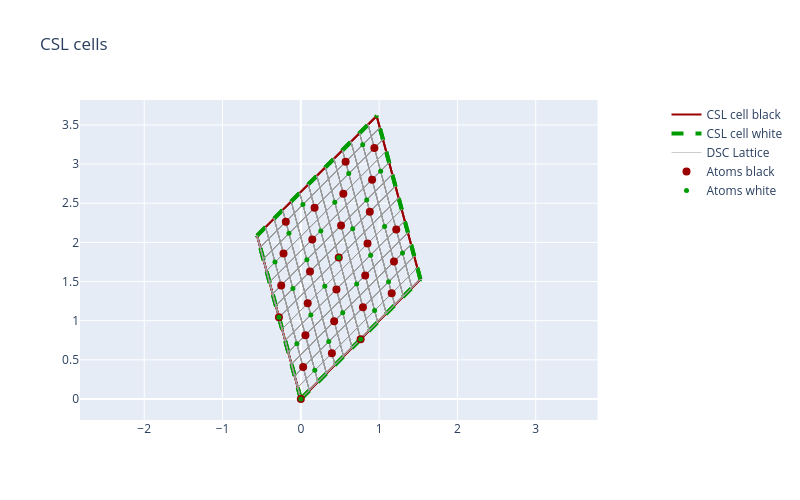

Notebook code for this chart:
### Markdown cell above
The debug output gives the DSC lattice as fractions of the CSL unit cell vectors. By definition the reciprocals of these fractions should be integers, as for the example above.

Once we have calculated the DSC lattice, the `visualise_2d_rotated()` function will automatically include it in the visualisation output (subject to a lower bound of 0.01 on the CSL cell fractions - otherwise the plot becomes too busy):

### Code cell
test_csl.visualise_2d_rotated(axis=-1)

### Figure 1 — Plotly figure (JSON) as saved in the notebook; plotly's stock layout.template omitted (floating-point values rounded to 4 significant figures; data arrays with more than 128 entries replaced by an {"elided": "..."} marker saying what was removed)
{"data": [{"line": {"color": "rgb(155, 0, 0)", "width": 2}, "mode": "lines", "name": "CSL cell black", "type": "scatter", "x": [0, -1.11e-16, null, 0, 1.528, null, 0, -0.5591, null, -1.11e-16, 1.528, null, 1.528, 1.528, null, 1.528, 0.9684, null, 0.9684, 0.9684, null, -0.5591, 0.9684, null, -0.5591, -0.5591, null, -0.5591, 0.9684, null, -1.11e-16, -0.5591, null, 1.528, 0.9684, null], "y": [0, -1.11e-16, null, 0, 1.528, null, 0, 2.087, null, -1.11e-16, 1.528, null, 1.528, 1.528, null, 1.528, 3.614, null, 3.614, 3.614, null, 2.087, 3.614, null, 2.087, 2.087, null, 2.087, 3.614, null, -1.11e-16, 2.087, null, 1.528, 3.614, null]}, {"line": {"color": "rgb(0, 155, 0)", "dash": "dash", "width": 4}, "mode": "lines", "name": "CSL cell white", "type": "scatter", "x": [0, -1.665e-16, null, 0, 1.528, null, 0, -0.5591, null, -1.665e-16, 1.528, null, 1.528, 1.528, null, 1.528, 0.9684, null, 0.9684, 0.9684, null, -0.5591, 0.9684, null, -0.5591, -0.5591, null, -0.5591, 0.9684, null, -1.665e-16, -0.5591, null, 1.528, 0.9684, null], "y": [0, -1.11e-16, null, 0, 1.528, null, 0, 2.087, null, -1.11e-16, 1.528, null, 1.528, 1.528, null, 1.528, 3.614, null, 3.614, 3.614, null, 2.087, 3.614, null, 2.087, 2.087, null, 2.087, 3.614, null, -1.11e-16, 2.087, null, 1.528, 3.614, null]}, {"line": {"color": "rgb(155, 155, 155)", "width": 0.5}, "mode": "lines", "name": "DSC Lattice", "type": "scatter", "x": {"elided": "1764 float values"}, "y": {"elided": "1764 float values"}}, {"marker": {"color": "rgb(155, 0, 0)", "size": 8}, "mode": "markers", "name": "Atoms black", "type": "scatter", "x": [0.8807, 0.9392, 1.189, 0.4842, 0.5427, 0.1462, 0.3965, 0.793, 1.16, 0.455, 0.7638, 0.8515, 1.219, 0.5134, 0.8222, 0.9099, 0.5719, -0.2503, -0.1918, 0.0, 0.05847, 0.4257, -0.2796, 0.02924, 0.1169, -0.2211, 0.08771, 0.1754], "y": [2.393, 3.207, 1.756, 1.807, 2.621, 2.036, 0.5855, 1.171, 1.349, 1.4, 0.7638, 1.985, 2.164, 2.214, 1.578, 2.8, 3.029, 1.451, 2.265, 0.0, 0.8144, 0.9927, 1.043, 0.4072, 1.629, 1.858, 1.222, 2.443]}, {"marker": {"color": "rgb(0, 155, 0)", "size": 5}, "mode": "markers", "name": "Atoms white", "type": "scatter", "x": [1.019, 0.4842, 0.02637, 1.12, 1.07, 0.6625, 1.299, 0.6118, 0.7901, 0.8408, 0.5348, 0.07701, 0.1276, -0.3302, 0.7638, 0.7131, 0.8914, 0.3059, 0.942, 0.2553, 0.4336, -0.1519, 0.0, 0.1783, -0.2796, 0.3566, -0.05064, -0.1013], "y": [2.909, 1.807, 2.483, 1.498, 2.204, 2.174, 1.866, 2.88, 3.247, 2.542, 1.102, 1.778, 1.073, 1.749, 0.7638, 1.469, 1.836, 1.44, 1.131, 2.145, 2.512, 2.116, 0.0, 0.3673, 1.043, 0.7345, 0.7053, 1.411]}], "layout": {"height": 500, "title": {"text": "CSL cells"}, "width": 800, "xaxis": {"domain": [0, 0.9], "nticks": 10}, "yaxis": {"scaleanchor": "x"}}}
